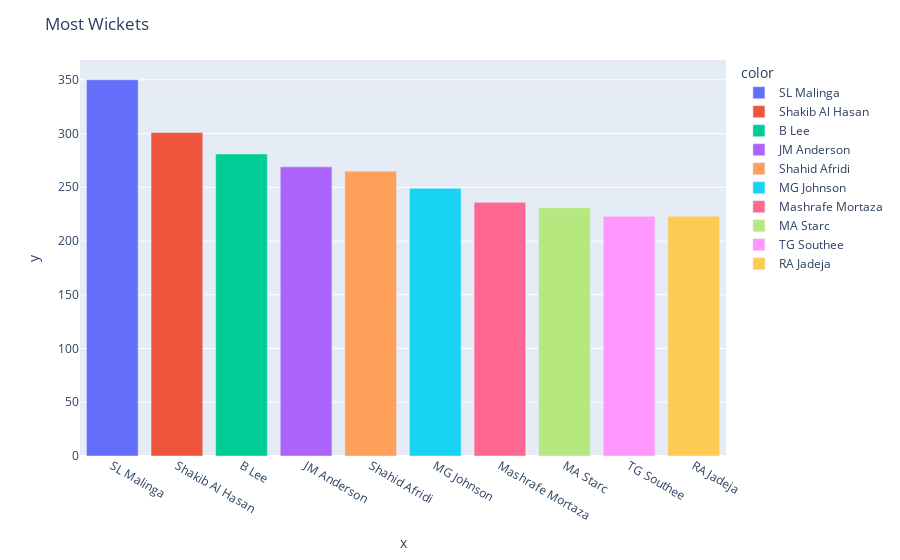

Write notebook code for a chart like this one.
### Code cell
fig=px.bar(x=top_bowlers_wickets.index,y=top_bowlers_wickets.values,color=top_bowlers_wickets.index)
fig.update_layout(
    title="Most Wickets",  # Setting the title
    # Add other layout attributes as needed
)

### Figure 1 — Plotly figure (JSON) as saved in the notebook; plotly's stock layout.template omitted (floating-point values rounded to 4 significant figures)
{"data": [{"alignmentgroup": "True", "hovertemplate": "color=SL Malinga<br>x=%{x}<br>y=%{y}<extra></extra>", "legendgroup": "SL Malinga", "marker": {"color": "#636efa", "pattern": {"shape": ""}}, "name": "SL Malinga", "offsetgroup": "SL Malinga", "orientation": "v", "showlegend": true, "textposition": "auto", "type": "bar", "x": ["SL Malinga"], "xaxis": "x", "y": [350], "yaxis": "y"}, {"alignmentgroup": "True", "hovertemplate": "color=Shakib Al Hasan<br>x=%{x}<br>y=%{y}<extra></extra>", "legendgroup": "Shakib Al Hasan", "marker": {"color": "#EF553B", "pattern": {"shape": ""}}, "name": "Shakib Al Hasan", "offsetgroup": "Shakib Al Hasan", "orientation": "v", "showlegend": true, "textposition": "auto", "type": "bar", "x": ["Shakib Al Hasan"], "xaxis": "x", "y": [301], "yaxis": "y"}, {"alignmentgroup": "True", "hovertemplate": "color=B Lee<br>x=%{x}<br>y=%{y}<extra></extra>", "legendgroup": "B Lee", "marker": {"color": "#00cc96", "pattern": {"shape": ""}}, "name": "B Lee", "offsetgroup": "B Lee", "orientation": "v", "showlegend": true, "textposition": "auto", "type": "bar", "x": ["B Lee"], "xaxis": "x", "y": [281], "yaxis": "y"}, {"alignmentgroup": "True", "hovertemplate": "color=JM Anderson<br>x=%{x}<br>y=%{y}<extra></extra>", "legendgroup": "JM Anderson", "marker": {"color": "#ab63fa", "pattern": {"shape": ""}}, "name": "JM Anderson", "offsetgroup": "JM Anderson", "orientation": "v", "showlegend": true, "textposition": "auto", "type": "bar", "x": ["JM Anderson"], "xaxis": "x", "y": [269], "yaxis": "y"}, {"alignmentgroup": "True", "hovertemplate": "color=Shahid Afridi<br>x=%{x}<br>y=%{y}<extra></extra>", "legendgroup": "Shahid Afridi", "marker": {"color": "#FFA15A", "pattern": {"shape": ""}}, "name": "Shahid Afridi", "offsetgroup": "Shahid Afridi", "orientation": "v", "showlegend": true, "textposition": "auto", "type": "bar", "x": ["Shahid Afridi"], "xaxis": "x", "y": [265], "yaxis": "y"}, {"alignmentgroup": "True", "hovertemplate": "color=MG Johnson<br>x=%{x}<br>y=%{y}<extra></extra>", "legendgroup": "MG Johnson", "marker": {"color": "#19d3f3", "pattern": {"shape": ""}}, "name": "MG Johnson", "offsetgroup": "MG Johnson", "orientation": "v", "showlegend": true, "textposition": "auto", "type": "bar", "x": ["MG Johnson"], "xaxis": "x", "y": [249], "yaxis": "y"}, {"alignmentgroup": "True", "hovertemplate": "color=Mashrafe Mortaza<br>x=%{x}<br>y=%{y}<extra></extra>", "legendgroup": "Mashrafe Mortaza", "marker": {"color": "#FF6692", "pattern": {"shape": ""}}, "name": "Mashrafe Mortaza", "offsetgroup": "Mashrafe Mortaza", "orientation": "v", "showlegend": true, "textposition": "auto", "type": "bar", "x": ["Mashrafe Mortaza"], "xaxis": "x", "y": [236], "yaxis": "y"}, {"alignmentgroup": "True", "hovertemplate": "color=MA Starc<br>x=%{x}<br>y=%{y}<extra></extra>", "legendgroup": "MA Starc", "marker": {"color": "#B6E880", "pattern": {"shape": ""}}, "name": "MA Starc", "offsetgroup": "MA Starc", "orientation": "v", "showlegend": true, "textposition": "auto", "type": "bar", "x": ["MA Starc"], "xaxis": "x", "y": [231], "yaxis": "y"}, {"alignmentgroup": "True", "hovertemplate": "color=TG Southee<br>x=%{x}<br>y=%{y}<extra></extra>", "legendgroup": "TG Southee", "marker": {"color": "#FF97FF", "pattern": {"shape": ""}}, "name": "TG Southee", "offsetgroup": "TG Southee", "orientation": "v", "showlegend": true, "textposition": "auto", "type": "bar", "x": ["TG Southee"], "xaxis": "x", "y": [223], "yaxis": "y"}, {"alignmentgroup": "True", "hovertemplate": "color=RA Jadeja<br>x=%{x}<br>y=%{y}<extra></extra>", "legendgroup": "RA Jadeja", "marker": {"color": "#FECB52", "pattern": {"shape": ""}}, "name": "RA Jadeja", "offsetgroup": "RA Jadeja", "orientation": "v", "showlegend": true, "textposition": "auto", "type": "bar", "x": ["RA Jadeja"], "xaxis": "x", "y": [223], "yaxis": "y"}], "layout": {"barmode": "relative", "legend": {"title": {"text": "color"}, "tracegroupgap": 0}, "margin": {"t": 60}, "title": {"text": "Most Wickets"}, "xaxis": {"anchor": "y", "domain": [0, 1], "title": {"text": "x"}}, "yaxis": {"anchor": "x", "domain": [0, 1], "title": {"text": "y"}}}}
